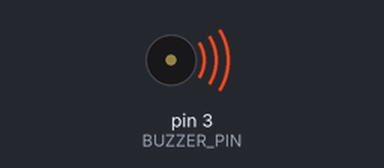
Recording of a sketch running on a simulated Arduino Uno, built with avr-gcc and run on an emulated ATmega328P. Parts: buzzer (waves = sounding).

Above: at 0.2 s.
Timing chart, 0 to 7.0 s (numbered marks = the images above):
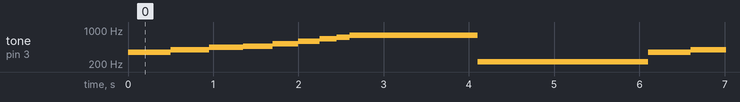

The sketch:

myTone.ino
```cpp
/*
Arduino標準のtone()関数, noTone()関数を作ってみる
計算上、分周比を64か256で分けなければならない、割込必要
3pinでの実装に挑戦してみる3pin(OC2B)はPWMを使えるので実装が簡単
他のピンの場合、割込が必要

*/

#define BUZZER_PIN PD3

void myNoTone(){
  //
  TCCR2B &= 0B11111000;
  PORTD  &= ~(1 << BUZZER_PIN);
  OCR2B   = 0;
}

void myTone(double freq){
  /*
  timer2の分周比とOCR2Aを設定する:
  OCR2Aは次の計算で求められる
  OCR2A = (クロック周波数)/(分周比)/(音の周波数)
  0 < OCR2A < 256でなければならないことに注意
  ここではOCR2A = 250を下限とし、50を上限とする
  分周比  クロック周波数/分周比   周波数下限   周波数上限
     1               16000000     64000      320000   　全域が可聴域外
     8                2000000      8000       40000
    32                 500000      2000       10000
    64                 250000      1000        5000
   128                 125000       500        2500
   256                  62500       250        1250
  1024                  15625        62.5       312.5
  */
  //可聴域外なので何もしない
  if(freq > 25000){
    myNoTone();
    return;
  }
  if(freq > 8000){
    //分周比8
    TCCR2B = 0B00001010;
    OCR2A = 2000000/freq-1;
    OCR2B = OCR2A/2;
    return;
  }

  if(freq > 2000){
    //分周比32
    TCCR2B = 0B00001011;
    OCR2A = 500000/freq-1;
    OCR2B = OCR2A/2;
    return;
  }
  //分周比64は対応範囲が狭いため使用しない

  if(freq > 500){
    //分周比128
    TCCR2B = 0B00001101;
    OCR2A = 125000/freq-1;
    OCR2B = OCR2A/2;
    return;
  }
  if(freq > 250){
    //分周比256
    TCCR2B = 0B00001110;
    OCR2A = 62500/freq-1;
    OCR2B = OCR2A/2;
    return;
  }
  if(freq > 62.5){
    //分周比1024
    TCCR2B = 0B00001111;
    OCR2A = 15625/freq-1;
    OCR2B = OCR2A/2;
    return;
  }
  //範囲外//音を出さない
  myNoTone();
  return;
}

void setup() {
  //BUZZER_PINを出力に設定し、LOWにしておく
  DDRD |= (1 << BUZZER_PIN);
  PORTD&= ~(1 << BUZZER_PIN);
  //3pinでのPWMモードに設定
  TCCR2A= 0B00100011;
  //そのうえでWGM2を111に設定しておく
  TCCR2B= 0B00001000;
}

void loop() {
  // put your main code here, to run repeatedly:
  myTone(349.228);
  delay(500);
  myTone(391.995);
  delay(450);
  myTone(440.000);
  delay(400);
  myTone(466.164);
  delay(350);
  myTone(523.251);
  delay(300);
  myTone(587.330);
  delay(250);
  myTone(659.255);
  delay(200);
  myTone(698.456);
  delay(150);
  myTone(783.991);
  delay(100);
  delay(400);
  myNoTone();
  delay(1000);

  for(int i = 0; i < 10; i ++){
    myTone(220.000);
    delay(100);
  }
  myNoTone();
  delay(1000);

/*
349.228,
369.994,
391.995,
415.305,
440.000,
466.164,
493.883,
523.251,
554.365,
587.330,
622.254,
659.255,

*/}
```

Measured:
- by itself, tone on pin 3 (BUZZER_PIN): plays 351 Hz for 0.50 s, 393 Hz for 0.45 s, 440 Hz for 0.40 s, 466 Hz for 0.35 s, 525 Hz for 0.30 s, 590 Hz for 0.25 s … (215 notes in this stretch)
